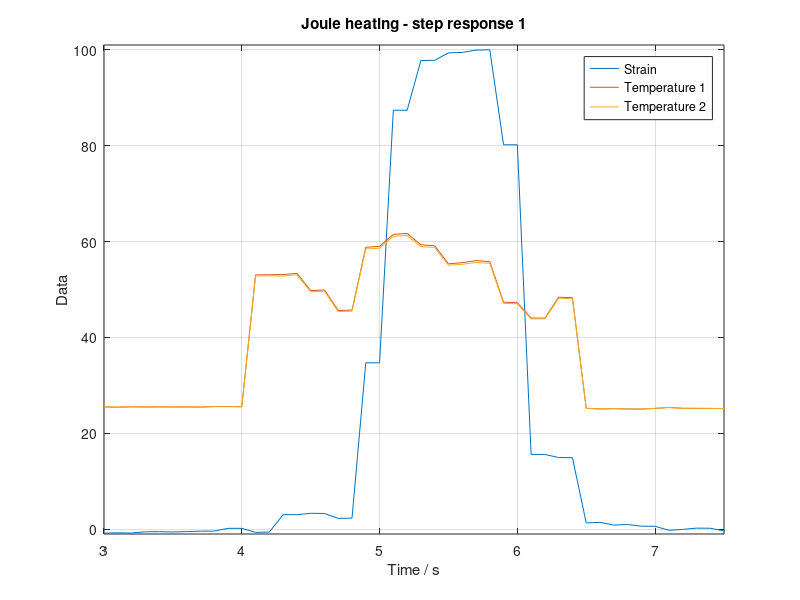

Source code (MATLAB):
close all;
clear all;

load('ele_stp_1.txt');
z1=length(ele_stp_1);
s1=(ele_stp_1(1:z1,2))/6*7.5;
smax1=max(s1);
sp1=s1/smax1*100;
T11=(ele_stp_1(1:z1,3));
T12=(ele_stp_1(1:z1,4));
t1=(.1:.1:z1/10)';

scrsz=get(0,'Screensize');
figure('Position',[1 scrsz(4) scrsz(3) scrsz(4)])
plot(t1,sp1,t1,T11,t1,T12);
xlim([3 7.5]);
ylim([-1 101]);
xlabel('Time / s');
ylabel('Data');
title('Joule heating - step response 1');
legend('Strain','Temperature 1','Temperature 2','Location','NorthEast');
grid on;